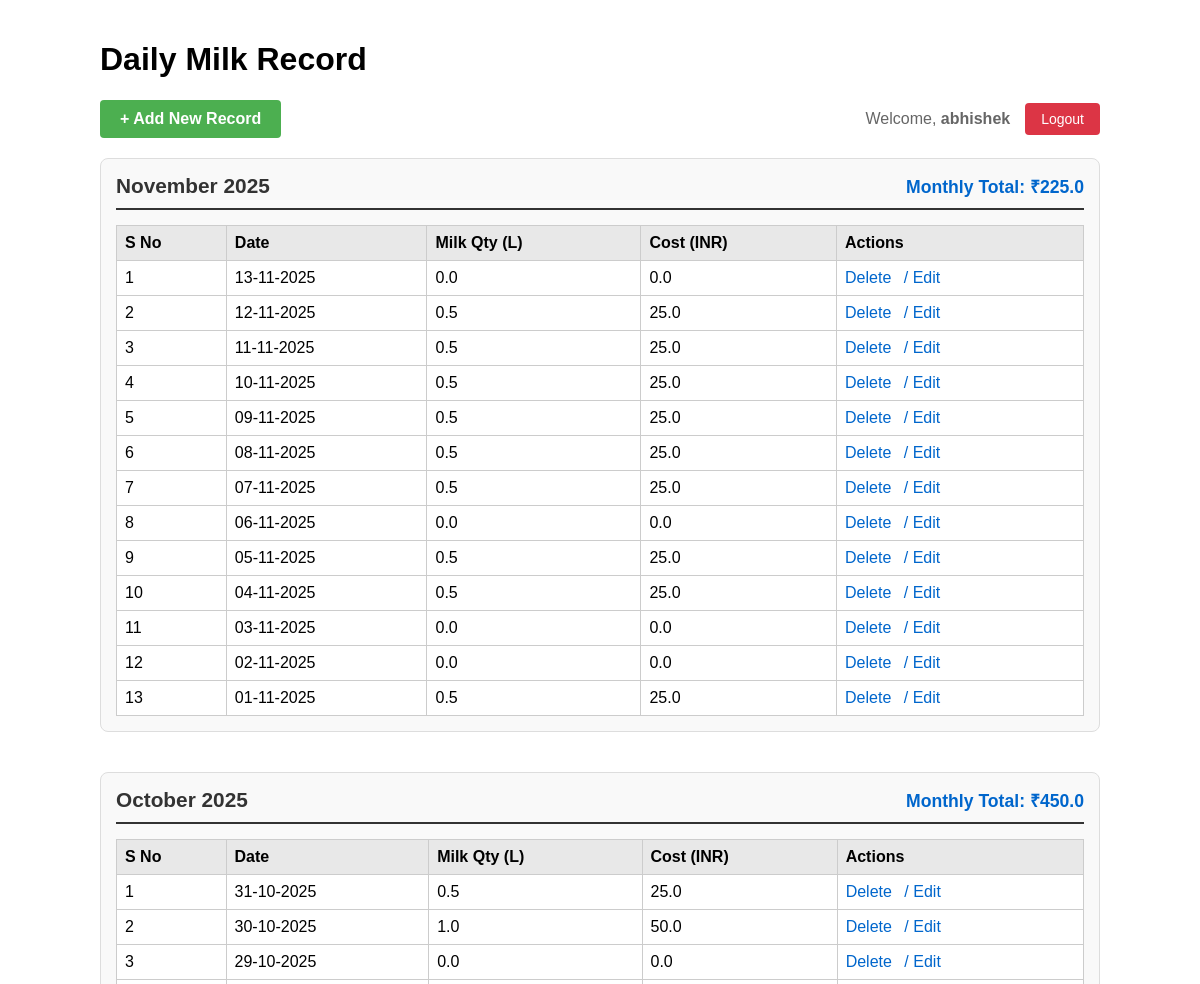
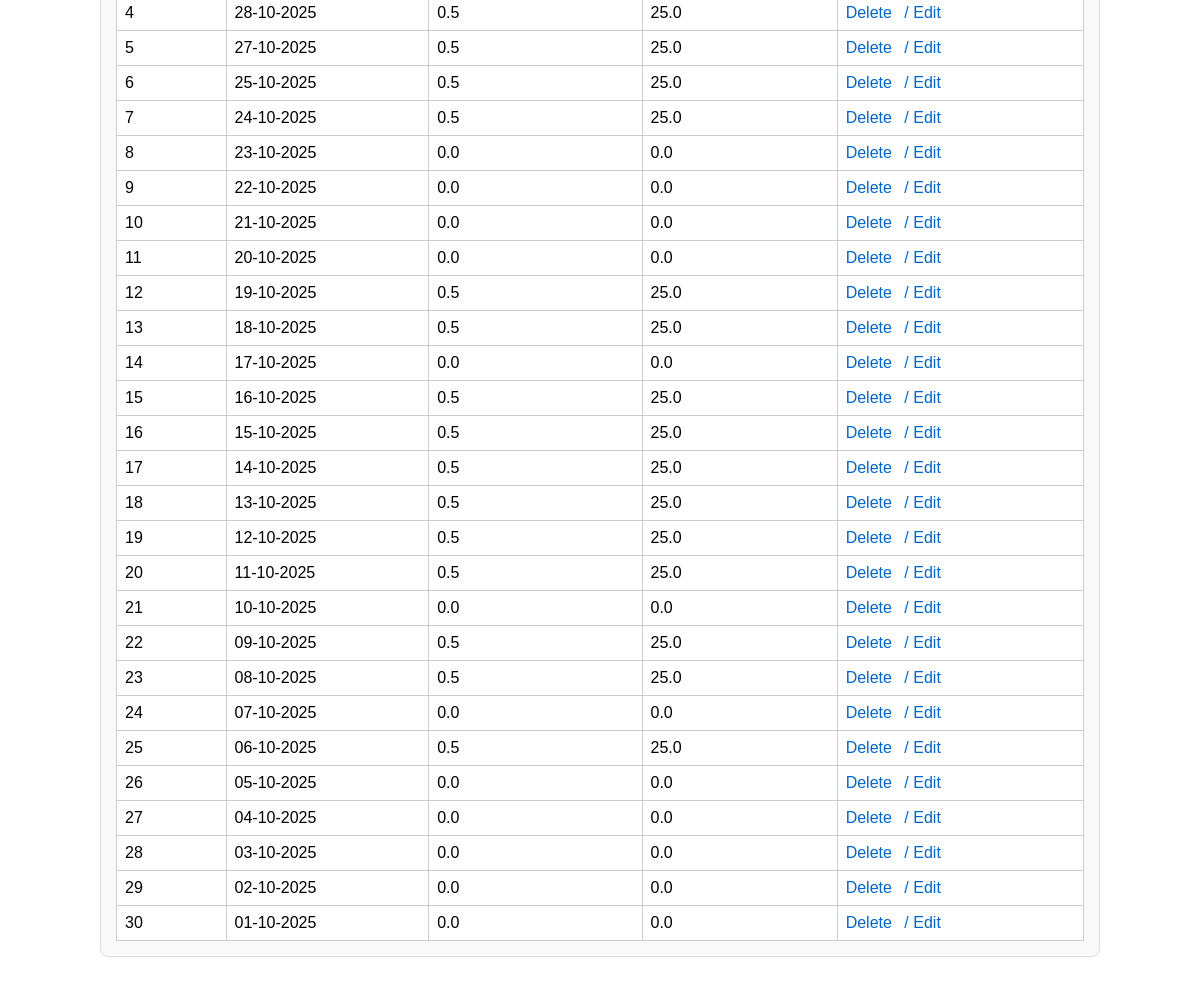
Screenshot of / (signed in) with the database file from the repository (2 pictures, top to bottom).
### app.py (models this page shows)
class Milk(db.Model):
    id: Mapped[int] = mapped_column(Integer, primary_key=True)
    date: Mapped[str] = mapped_column(String(250), nullable=True)
    milk_qty: Mapped[float] = mapped_column(Float, nullable=True)
    cost: Mapped[float] = mapped_column(Float, nullable=True)
    month_year: Mapped[str] = mapped_column(String(50), nullable=True)  # Store "MM-YYYY"

### app.py (the view)
@app.route('/')
@login_required
def home():
    with app.app_context():
        result = db.session.execute(db.select(Milk).order_by(Milk.date.desc(), Milk.id.desc()))
        milk_data = list(result.scalars())
        monthly_data = defaultdict(list)
        for record in milk_data:
            if record.month_year:
                monthly_data[record.month_year].append(record)
        monthly_totals = {}
        for month, records in monthly_data.items():
            monthly_totals[month] = sum((r.cost or 0.0) for r in records)
        sorted_months = sorted(monthly_data.keys(), key=lambda x: dt.datetime.strptime(x, "%m-%Y"), reverse=True)
        total_cost_all = sum((m.cost or 0.0) for m in milk_data)
    return render_template("index.html",
                         monthly_data=monthly_data,
                         sorted_months=sorted_months,
                         monthly_totals=monthly_totals,
                         total=total_cost_all,
                         username=session.get('username'))

### app.py (called while the page is built)
def login_required(f):
    @wraps(f)
    def decorated_function(*args, **kwargs):
        if 'user_id' not in session:
            flash('Please login to access this page', 'error')
            return redirect(url_for('login'))
        return f(*args, **kwargs)
    return decorated_function

### templates/index.html (shortened to what this page needs)
<!DOCTYPE html>
<html lang="en">
<head>
</head>
<body>
<h1>Daily Milk Record</h1>
<div class="header">
    <a href="{{ url_for('add') }}" class="add-button">+ Add New Record</a>
    <div style="display: flex; gap: 15px; align-items: center;">
        <span style="color: #666;">Welcome, <strong>{{ username }}</strong></span>
        <a href="{{ url_for('logout') }}" style="background: #dc3545; color: white; padding: 8px 16px; text-decoration: none; border-radius: 4px; font-size: 14px;">Logout</a>
    </div>
  </div>
{% if sorted_months == [] %}
  <p>Database is empty. Add your first record!</p>
{% else %}
  {% for month in sorted_months %}
  <div class="month-section">
    <div class="month-header">
      <span class="month-title">
        {% set parts = month.split('-') %}
        {% if parts|length == 2 %}
          {% set month_names = ['', 'January', 'February', 'March', 'April', 'May', 'June',
                                'July', 'August', 'September', 'October', 'November', 'December'] %}
          {{ month_names[parts[0]|int] }} {{ parts[1] }}
        {% else %}
          {{ month }}
        {% endif %}
      </span>
      <span class="month-total">Monthly Total: ₹{{ monthly_totals[month] | round(2) }}</span>
    </div>
    <table>
      <thead>
        <tr>
          <th>S No</th>
          <th>Date</th>
          <th>Milk Qty (L)</th>
          <th>Cost (INR)</th>
          <th>Actions</th>
        </tr>
      </thead>
      <tbody>
        {% for data in monthly_data[month] %}
        <tr>
          <td>{{ loop.index }}</td>
          <td>{{ data.date }}</td>
          <td>{{ data.milk_qty }}</td>
          <td>{{ data.cost }}</td>
          <td class="actions">
            <a href="{{ url_for('delete_data', id=data.id) }}"
               onclick="return confirm('Delete this record?')">Delete</a>
            <a href="{{ url_for('edit', id=data.id) }}">/ Edit</a>
          </td>
        </tr>
        {% endfor %}
      </tbody>
    </table>
  </div>
  {% endfor %}
{% endif %}
</body>
</html>

### templates/index.html (style rules this page uses)
body { font-family: Arial, sans-serif; padding: 20px; max-width: 1000px; margin: 0 auto; }
.header { display: flex; justify-content: space-between; align-items: center; margin-bottom: 20px; }
.month-section { margin-bottom: 40px; border: 1px solid #ddd; border-radius: 8px; padding: 15px; background: #f9f9f9; }
.month-header { display: flex; justify-content: space-between; align-items: center; margin-bottom: 15px; padding-bottom: 10px; border-bottom: 2px solid #333; }
.month-title { font-size: 1.3em; font-weight: bold; color: #333; }
.month-total { font-size: 1.1em; color: #0066cc; font-weight: bold; }
table { border-collapse: collapse; width: 100%; background: white; }
th, td { border: 1px solid #ccc; padding: 8px; text-align: left; }
th { background: #e8e8e8; font-weight: bold; }
.actions a { margin-right: 8px; color: #0066cc; text-decoration: none; }
.add-button { background: #4CAF50; color: white; padding: 10px 20px; text-decoration: none; border-radius: 4px; font-weight: bold; }

### rows the page displays
Milk: month_names "November", parts "2025", month_year "225.0", date "13-11-2025", milk_qty "0.0", cost "0.0"
Milk: date "12-11-2025", milk_qty "0.5", cost "25.0"
Milk: date "11-11-2025", milk_qty "0.5", cost "25.0"
Milk: date "10-11-2025", milk_qty "0.5", cost "25.0"
Milk: date "09-11-2025", milk_qty "0.5", cost "25.0"
Milk: date "08-11-2025", milk_qty "0.5", cost "25.0"
Milk: date "07-11-2025", milk_qty "0.5", cost "25.0"
Milk: date "06-11-2025", milk_qty "0.0", cost "0.0"
Milk: date "05-11-2025", milk_qty "0.5", cost "25.0"
Milk: date "04-11-2025", milk_qty "0.5", cost "25.0"
Milk: date "03-11-2025", milk_qty "0.0", cost "0.0"
Milk: date "02-11-2025", milk_qty "0.0", cost "0.0"
Milk: date "01-11-2025", milk_qty "0.5", cost "25.0"
Milk: month_names "October", parts "2025", month_year "450.0", date "31-10-2025", milk_qty "0.5", cost "25.0"
Milk: date "30-10-2025", milk_qty "1.0", cost "50.0"
Milk: date "29-10-2025", milk_qty "0.0", cost "0.0"
Milk: date "28-10-2025", milk_qty "0.5", cost "25.0"
Milk: date "27-10-2025", milk_qty "0.5", cost "25.0"
Milk: date "25-10-2025", milk_qty "0.5", cost "25.0"
Milk: date "24-10-2025", milk_qty "0.5", cost "25.0"
Milk: date "23-10-2025", milk_qty "0.0", cost "0.0"
Milk: date "22-10-2025", milk_qty "0.0", cost "0.0"
Milk: date "21-10-2025", milk_qty "0.0", cost "0.0"
Milk: date "20-10-2025", milk_qty "0.0", cost "0.0"
Milk: date "19-10-2025", milk_qty "0.5", cost "25.0"
Milk: date "18-10-2025", milk_qty "0.5", cost "25.0"
Milk: date "17-10-2025", milk_qty "0.0", cost "0.0"
Milk: date "16-10-2025", milk_qty "0.5", cost "25.0"
Milk: date "15-10-2025", milk_qty "0.5", cost "25.0"
Milk: date "14-10-2025", milk_qty "0.5", cost "25.0"
Milk: date "13-10-2025", milk_qty "0.5", cost "25.0"
Milk: date "12-10-2025", milk_qty "0.5", cost "25.0"
Milk: date "11-10-2025", milk_qty "0.5", cost "25.0"
Milk: date "10-10-2025", milk_qty "0.0", cost "0.0"
Milk: date "09-10-2025", milk_qty "0.5", cost "25.0"
Milk: date "08-10-2025", milk_qty "0.5", cost "25.0"
Milk: date "07-10-2025", milk_qty "0.0", cost "0.0"
Milk: date "06-10-2025", milk_qty "0.5", cost "25.0"
Milk: date "05-10-2025", milk_qty "0.0", cost "0.0"
Milk: date "04-10-2025", milk_qty "0.0", cost "0.0"
Milk: date "03-10-2025", milk_qty "0.0", cost "0.0"
Milk: date "02-10-2025", milk_qty "0.0", cost "0.0"
Milk: date "01-10-2025", milk_qty "0.0", cost "0.0"

### other values shown
{{ username }} "abhishek"
